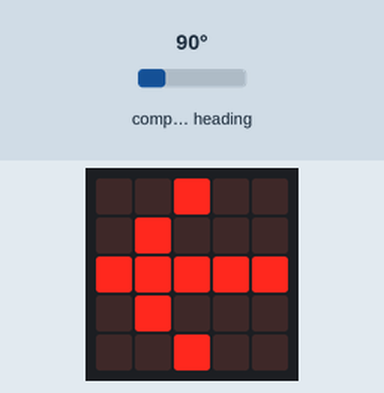
The program below on a simulated BBC micro:bit running MicroPython. On the bench: the board's 5×5 LED display. Inputs (shaded band) come from the test bench; at power-on: compass heading 90°. The compass is already calibrated.

Above: at 1.3 s.
1.4 s: compass heading set to 47°
2.9 s: compass heading set to 42°
At 4.3 s:
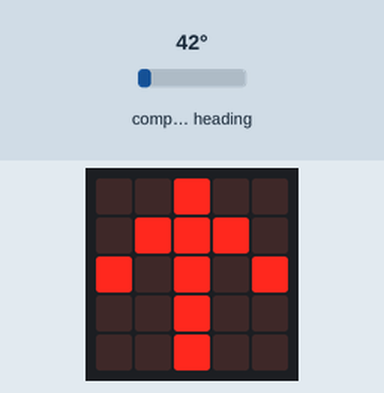
4.6 s: compass heading set to 180°
At 5.7 s:
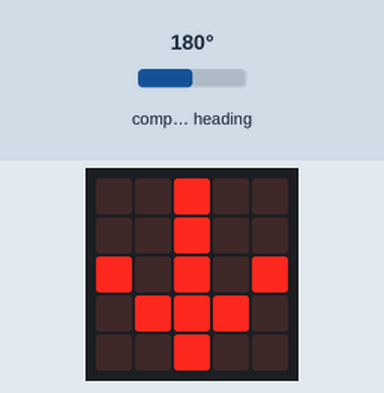
6.1 s: compass heading set to 220°
7.6 s: compass heading set to 230°
At 8.4 s:
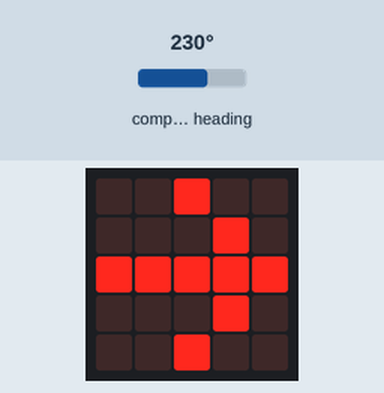
9.1 s: compass heading set to 7°
At 9.7 s:
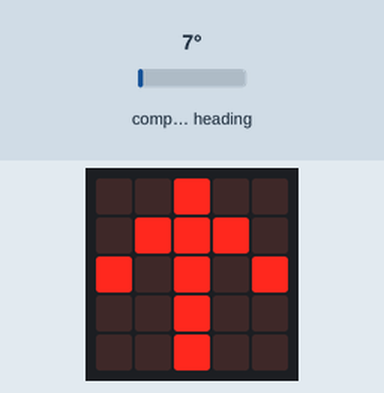
Timing chart, 0 to 11.6 s (numbered marks = the images above; inputs shaded):
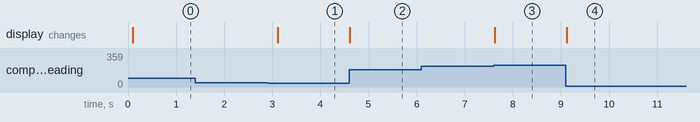

The program:

main.py
```python
from microbit import *

compass.calibrate()

while True:
    if compass.heading() > 315 or compass.heading() < 45:
        display.show(Image.ARROW_N)
    elif compass.heading() < 135:
        display.show(Image.ARROW_W)
    elif compass.heading() < 225:
        display.show(Image.ARROW_S)
    else:
        display.show(Image.ARROW_E)
    sleep(300)
```

Measured:
- the behaviour switches between 45 and 44° on compass heading (found by bisection; images 0 and 1)
- the behaviour switches between 224 and 225° on compass heading (found by bisection; images 2 and 3)
- after the input at 1.4 s, every drawn part: stays the same
- after the input at 2.9 s, the display: changes after 0.21 s (image 1)
- after the input at 4.6 s, the display: changes at once (image 2)
- after the input at 6.1 s, every drawn part: stays the same
- after the input at 7.6 s, the display: changes at once (image 3)
- after the input at 9.1 s, the display: changes at once (image 4)
